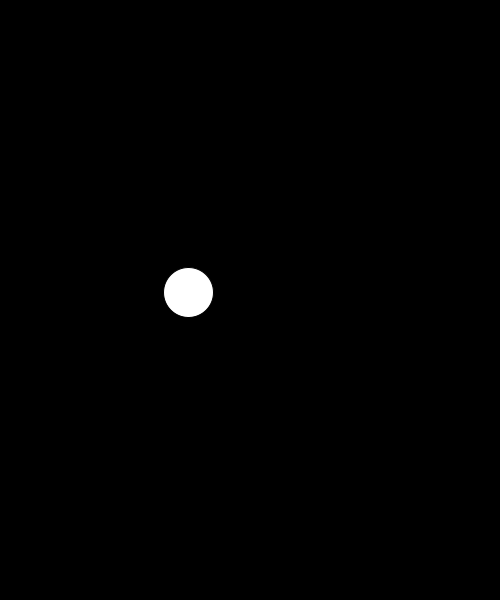
Frame 1 (no input)
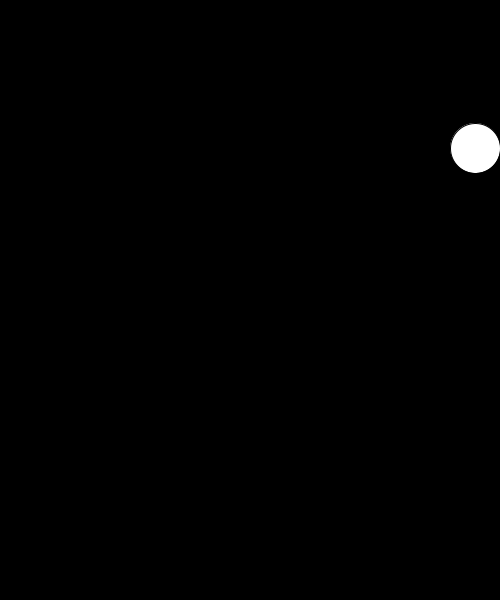
Frame 60 (the mouse pressed at the canvas centre just before this capture)
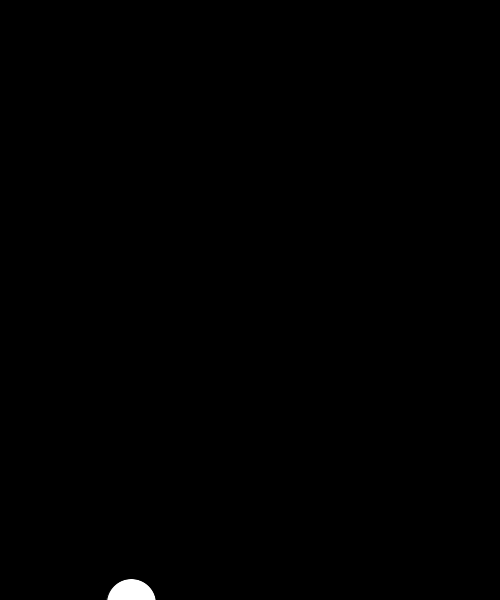
Frame 120 (the mouse held since frame 60 and released just before this capture)

The Processing sketch that drew these frames (run headless with seeded random() and noise(); from frame 60 on, the mouse is pressed at the canvas centre):

// Processing sketch: pelotaQueRebota
// ── pelotaQueRebota.pde
float velX, dirX, velY, dirY, tam, posX, posY;

void setup() {
  size(500, 600);

  velX = random(5, 15);
  dirX = -1;

  velY = random(5, 15);
  dirY = -1;

  tam = 50;
  posX = 200;
  posY = 300;
}

void draw() {
  background(0);

  //Calculos Para la horizontal
  if (posX<0 || posX>width) {
    dirX = dirX * -1;
  }
  posX = posX + velX * dirX; //esto anima, en cada vuelta le suma o le resta velX (dependiendo de el signo de 'dirX')

  //Calculos Para la vertical
  if (posY<0 || posY>height) {
    dirY = dirY * -1;
  }
  posY = posY + velY * dirY; ////esto anima, en cada vuelta le suma o le resta velY (dependiendo de el signo de 'dirY')

  //dibujamos al final
  ellipse(posX, posY, tam, tam);
}
